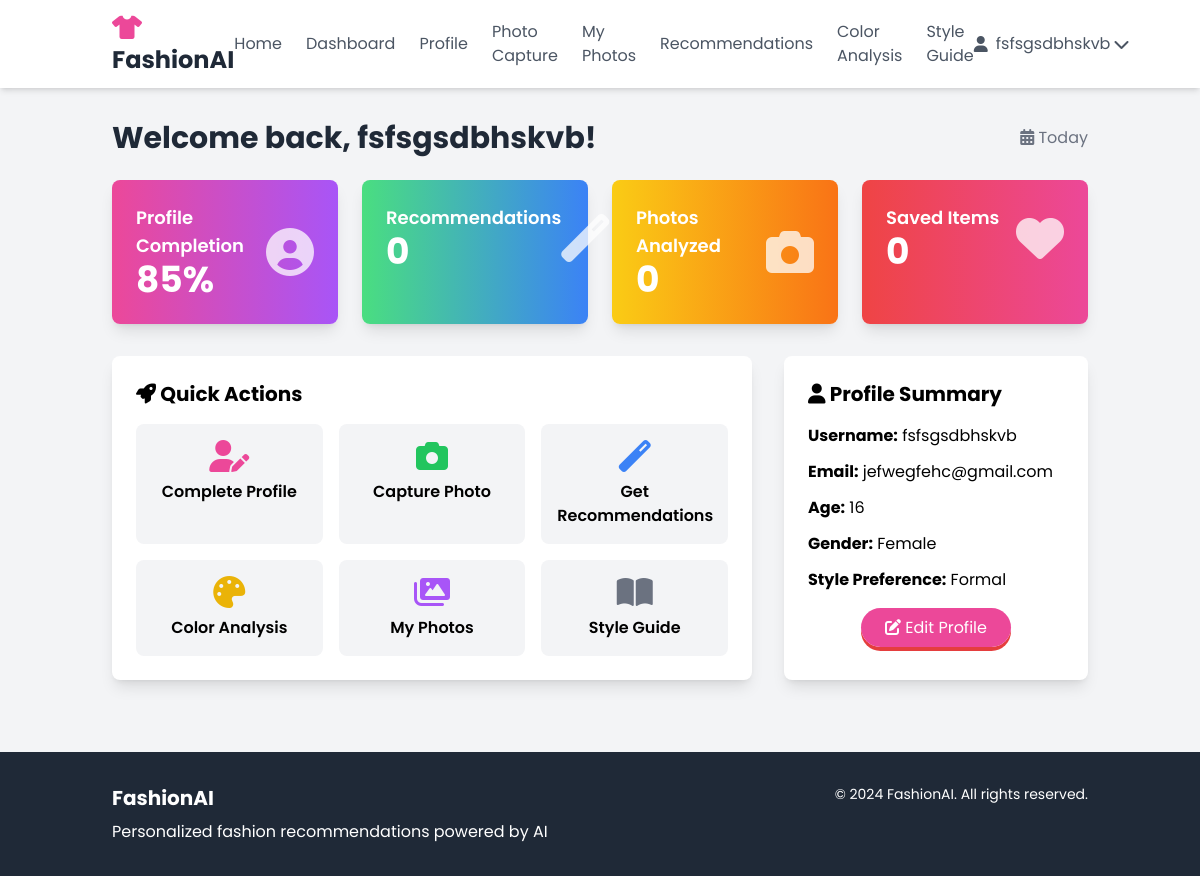
The page /dashboard (signed in) on the database its author committed.
### app.py (models this page shows, shortened)
class User(UserMixin, db.Model):
    id = db.Column(db.Integer, primary_key=True)
    username = db.Column(db.String(80), unique=True, nullable=False)
    email = db.Column(db.String(120), unique=True, nullable=False)
    password_hash = db.Column(db.String(120), nullable=False)
    created_at = db.Column(db.DateTime, default=datetime.utcnow)
    age = db.Column(db.Integer)
    gender = db.Column(db.String(20))
    body_type = db.Column(db.String(50))
    style_preference = db.Column(db.String(100))
    color_preference = db.Column(db.String(200))
    size_preference = db.Column(db.String(50))
    budget_range = db.Column(db.String(50))
    fashion_preferences = db.Column(db.Text)  # JSON string of detailed preferences
    style_analysis_complete = db.Column(db.Boolean, default=False)

### app.py (the view)
@app.route('/dashboard')
@login_required
def dashboard():
    user_stats = {
        'total_analyses': 5,
        'color_analyses': 3,
        'outfit_recommendations': 12,
        'style_score': 87
    }
    recent_analysis = None
    style_profile = {
        'primary_style': 'Modern Classic',
        'color_season': 'Autumn',
        'body_type': 'Athletic',
        'lifestyle': 'Professional'
    }
    return render_template('dashboard.html',
                         user=current_user,
                         user_stats=user_stats,
                         recent_analysis=recent_analysis,
                         style_profile=style_profile)

### app.py (called while the page is built)
@login_manager.user_loader
def load_user(user_id):
    return User.query.get(int(user_id))

### templates/dashboard.html (shortened to what this page needs)
{% extends "base.html" %}
{% block content %}
<div class="container mx-auto py-8 px-6">
    <div class="flex justify-between items-center mb-6">
        <h1 class="text-3xl font-bold text-gray-800">Welcome back, {{ user.username }}!</h1>
        <div class="text-gray-500">
            <i class="fas fa-calendar-alt"></i> {{ moment().format('MMMM Do, YYYY') if moment else 'Today' }}
        </div>
    </div>
    <div class="grid grid-cols-1 md:grid-cols-2 lg:grid-cols-4 gap-6 mb-8">
        <div class="card-3d bg-gradient-to-r from-pink-500 to-purple-500 text-white p-6 rounded-lg shadow-lg">
            <div class="flex justify-between items-center">
                <div>
                    <h6 class="text-lg font-semibold">Profile Completion</h6>
                    <h3 class="text-4xl font-bold">
                        {% if user.age and user.gender and user.style_preference %}85%{% elif user.age or user.gender or user.style_preference %}45%{% else %}15%{% endif %}
                    </h3>
                </div>
                <i class="fas fa-user-circle fa-3x opacity-75"></i>
            </div>
        </div>
        <div class="card-3d bg-gradient-to-r from-green-400 to-blue-500 text-white p-6 rounded-lg shadow-lg">
            <div class="flex justify-between items-center">
                <div>
                    <h6 class="text-lg font-semibold">Recommendations</h6>
                    <h3 class="text-4xl font-bold">0</h3>
                </div>
                <i class="fas fa-magic fa-3x opacity-75"></i>
            </div>
        </div>
        <div class="card-3d bg-gradient-to-r from-yellow-400 to-orange-500 text-white p-6 rounded-lg shadow-lg">
            <div class="flex justify-between items-center">
                <div>
                    <h6 class="text-lg font-semibold">Photos Analyzed</h6>
                    <h3 class="text-4xl font-bold">0</h3>
                </div>
                <i class="fas fa-camera fa-3x opacity-75"></i>
            </div>
        </div>
        <div class="card-3d bg-gradient-to-r from-red-500 to-pink-500 text-white p-6 rounded-lg shadow-lg">
            <div class="flex justify-between items-center">
                <div>
                    <h6 class="text-lg font-semibold">Saved Items</h6>
                    <h3 class="text-4xl font-bold">0</h3>
                </div>
                <i class="fas fa-heart fa-3x opacity-75"></i>
            </div>
        </div>
    </div>
    <div class="grid grid-cols-1 lg:grid-cols-3 gap-8">
        <div class="lg:col-span-2 bg-white p-6 rounded-lg shadow-lg">
            <h5 class="text-xl font-bold mb-4"><i class="fas fa-rocket"></i> Quick Actions</h5>
            <div class="grid grid-cols-2 md:grid-cols-3 gap-4">
                <a href="{{ url_for('profile') }}" class="card-3d text-center p-4 bg-gray-100 rounded-lg">
                    <i class="fas fa-user-edit fa-2x text-pink-500 mb-2"></i>
                    <p class="font-semibold">Complete Profile</p>
                </a>
                <a href="{{ url_for('image_capture') }}" class="card-3d text-center p-4 bg-gray-100 rounded-lg">
                    <i class="fas fa-camera fa-2x text-green-500 mb-2"></i>
                    <p class="font-semibold">Capture Photo</p>
                </a>
                <a href="{{ url_for('recommendations') }}" class="card-3d text-center p-4 bg-gray-100 rounded-lg">
                    <i class="fas fa-magic fa-2x text-blue-500 mb-2"></i>
                    <p class="font-semibold">Get Recommendations</p>
                </a>
                <a href="{{ url_for('color_analysis') }}" class="card-3d text-center p-4 bg-gray-100 rounded-lg">
                    <i class="fas fa-palette fa-2x text-yellow-500 mb-2"></i>
                    <p class="font-semibold">Color Analysis</p>
                </a>
                <a href="{{ url_for('my_images') }}" class="card-3d text-center p-4 bg-gray-100 rounded-lg">
                    <i class="fas fa-images fa-2x text-purple-500 mb-2"></i>
                    <p class="font-semibold">My Photos</p>
                </a>
                 <a href="{{ url_for('style_recommendations') }}" class="card-3d text-center p-4 bg-gray-100 rounded-lg">
                    <i class="fas fa-book-open fa-2x text-gray-500 mb-2"></i>
                    <p class="font-semibold">Style Guide</p>
                </a>
            </div>
        </div>
        <div class="bg-white p-6 rounded-lg shadow-lg">
            <h5 class="text-xl font-bold mb-4"><i class="fas fa-user"></i> Profile Summary</h5>
            <div class="space-y-3">
                <p><strong>Username:</strong> {{ user.username }}</p>
                <p><strong>Email:</strong> {{ user.email }}</p>
                <p><strong>Age:</strong> {{ user.age or 'Not set' }}</p>
                <p><strong>Gender:</strong> {{ user.gender or 'Not set' }}</p>
                <p><strong>Style Preference:</strong> {{ user.style_preference or 'Not set' }}</p>
            </div>
            <div class="text-center mt-6">
                <a href="{{ url_for('profile') }}" class="btn-3d bg-pink-500 text-white px-6 py-2 rounded-full">
                    <i class="fas fa-edit"></i> Edit Profile
                </a>
            </div>
        </div>
    </div>
</div>
{% endblock %}

### templates/base.html (shortened to what this page needs)
<!DOCTYPE html>
<html lang="en">
<head>
    <script src="https://cdn.tailwindcss.com"></script>
    <link href="https://cdnjs.cloudflare.com/ajax/libs/font-awesome/6.0.0/css/all.min.css" rel="stylesheet">
</head>
<body class="bg-gray-100">
    <nav class="bg-white shadow-md">
        <div class="container mx-auto px-6 py-3">
            <div class="flex justify-between items-center">
                <a class="text-2xl font-bold text-gray-800" href="{{ url_for('index') }}">
                    <i class="fas fa-tshirt text-pink-500"></i> FashionAI
                </a>
                <div class="hidden md:flex items-center space-x-6">
                    <a class="text-gray-600 hover:text-pink-500" href="{{ url_for('index') }}">Home</a>
                    {% if current_user.is_authenticated %}
                        <a class="text-gray-600 hover:text-pink-500" href="{{ url_for('dashboard') }}">Dashboard</a>
                        <a class="text-gray-600 hover:text-pink-500" href="{{ url_for('profile') }}">Profile</a>
                        <a class="text-gray-600 hover:text-pink-500" href="{{ url_for('capture_photo') }}">Photo Capture</a>
                        <a class="text-gray-600 hover:text-pink-500" href="{{ url_for('my_images') }}">My Photos</a>
                        <a class="text-gray-600 hover:text-pink-500" href="{{ url_for('recommendations') }}">Recommendations</a>
                        <a class="text-gray-600 hover:text-pink-500" href="{{ url_for('color_analysis') }}">Color Analysis</a>
                        <a class="text-gray-600 hover:text-pink-500" href="{{ url_for('style_recommendations') }}">Style Guide</a>
                    {% endif %}
                </div>
                <div class="hidden md:flex items-center space-x-6">
                     {% if current_user.is_authenticated %}
                        <div class="relative">
                            <button class="flex items-center text-gray-600 focus:outline-none">
                                <i class="fas fa-user"></i>
                                <span class="ml-2">{{ current_user.username }}</span>
                                <i class="fas fa-chevron-down ml-1"></i>
                            </button>
                        </div>
                    {% else %}
                        <a class="text-gray-600 hover:text-pink-500" href="{{ url_for('login') }}">Login</a>
                        <a class="bg-pink-500 text-white px-4 py-2 rounded-full hover:bg-pink-600" href="{{ url_for('register') }}">Register</a>
                    {% endif %}
                </div>
            </div>
        </div>
    </nav>
    <main>
        {% block content %}{% endblock %}
    </main>
    <footer class="bg-gray-800 text-white py-8 mt-10">
        <div class="container mx-auto px-6">
            <div class="md:flex justify-between">
                <div class="mb-6 md:mb-0">
                    <h5 class="text-xl font-bold mb-2">FashionAI</h5>
                    <p>Personalized fashion recommendations powered by AI</p>
                </div>
                <div class="text-sm">
                    <p>&copy; 2024 FashionAI. All rights reserved.</p>
                </div>
            </div>
        </div>
    </footer>
</body>
</html>

### templates/base.html (style rules this page uses)
body { font-family: 'Poppins', sans-serif; }
.btn-3d { transition: all 0.15s ease-out; box-shadow: 0 4px 0 #e53e3e; }
.card-3d { transition: all 0.2s ease-out; }

### rows shown on the page
User: username "fsfsgsdbhskvb", email "jefwegfehc@gmail.com", age "16", gender "Female", style_preference "Formal"

### other values the page prints
{{ moment().format('MMMM Do, YYYY') if moment else 'Today' }} "Today"
